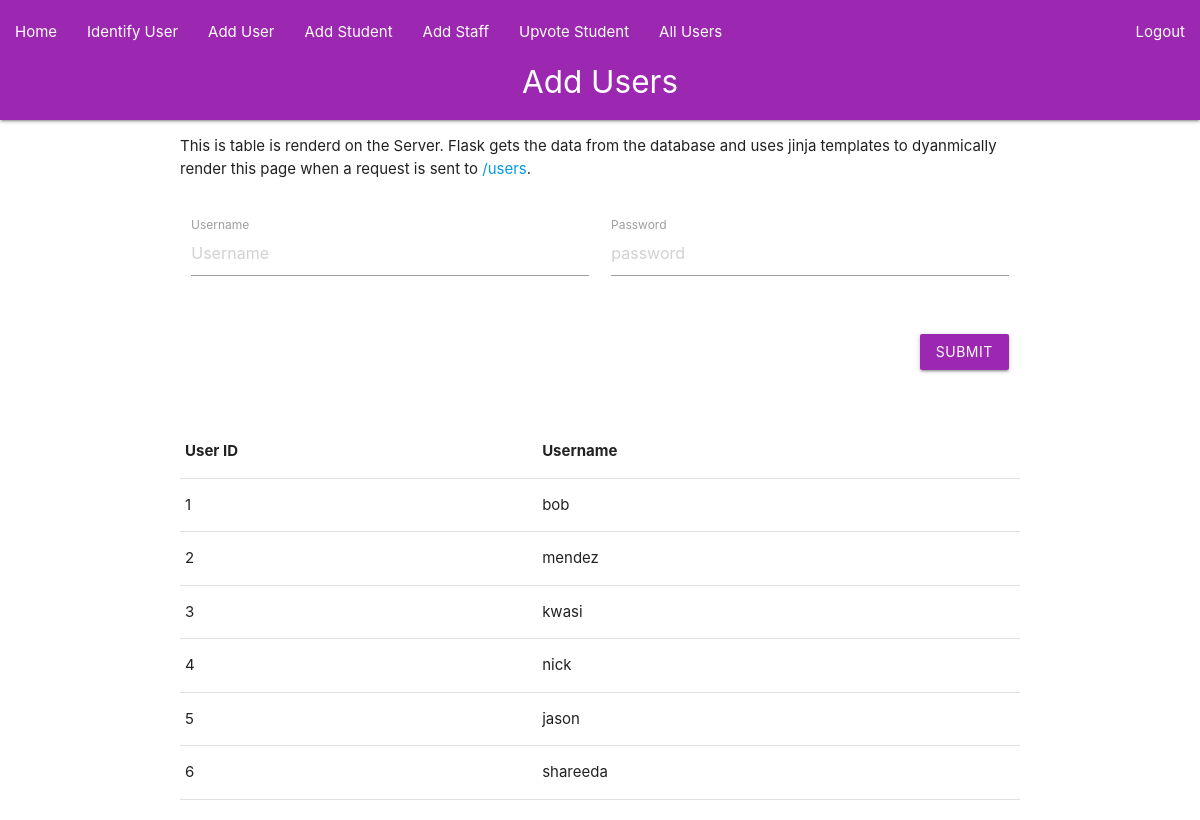
Screenshot of /users (signed in) with the database file from the repository.
### App/models/user.py (models this page shows, shortened)
class User(db.Model, UserMixin):
    __tablename__ = "user"
    id = db.Column(db.Integer, primary_key=True)
    username =  db.Column(db.String, nullable=False, unique=True)
    password = db.Column(db.String(120), nullable=False)
    user_type = db.Column(db.String(50))
    __mapper_args__ = {
        'polymorphic_identity': 'user',
        'polymorphic_on': user_type
    }

### App/models/student.py (models this page shows, shortened)
class Student(User):
    __tablename__ = "student"
    id = db.Column(db.Integer, db.ForeignKey('user.id'), primary_key=True)
    username =  db.Column(db.String, nullable=False, unique=True)
    email = db.Column(db.String(120), nullable=False)
    num_upvotes = db.Column(db.Integer, default=0)
    __mapper_args__ = {
        'polymorphic_identity': 'student',
    }

### App/models/staff.py (models this page shows, shortened)
class Staff(User):
    __tablename__ = "staff"
    id = db.Column(db.Integer, db.ForeignKey('user.id'), primary_key=True)
    username =  db.Column(db.String, nullable=False, unique=True)
    email = db.Column(db.String(120), nullable=False)
    upvotes_made = db.Column(db.Integer, default=0)
    __mapper_args__ = {
        'polymorphic_identity': 'staff'
    }

### App/views/user.py (the view)
@user_views.route('/users', methods=['GET'])
def get_user_page():
    users = get_all_users()
    return render_template('users.html', users=users)

### App/controllers/auth.py (called while the page is built)
def setup_jwt(app):
    jwt = JWTManager(app)
    @jwt.user_identity_loader
    def user_identity_lookup(identity):
        user = User.query.filter_by(username=identity).one_or_none()
        if user:
            return user.username
        return None
    @jwt.user_lookup_loader
    def user_lookup_callback(_jwt_header, jwt_data):
        identity = jwt_data["sub"]  # This is the username
        print("User Identity: " + identity)
        return User.query.filter_by(username=identity).one_or_none()
    return jwt

def add_auth_context(app):
    @app.context_processor
    def inject_user():
        try:
            verify_jwt_in_request()
            username = get_jwt_identity()  # Now it correctly retrieves the username
            current_user = User.query.filter_by(username=username).one_or_none()
            is_authenticated = current_user is not None
        except Exception as e:
            print(e)
            is_authenticated = False
            current_user = None
        return dict(is_authenticated=is_authenticated, current_user=current_user)

### App/controllers/user.py (called while the page is built)
def get_all_users():
    return User.query.all()

### App/templates/users.html (shortened to what this page needs)
{% extends "layout.html" %}
{% block page %}Add Users{% endblock %}
{% block content %}
    <div class="row">
        <p>
            This is table is renderd on the Server. Flask gets the data from the database and uses jinja templates to dyanmically render this page when a request is sent to <a href="/users">/users</a>.
        </p>
    </div>
    <div class="row">
      <form class="col s12" method="POST" action="/users">
        <div class="row">
          <div class="input-field col s6">
            <input placeholder="Username" name="username" type="text" class="validate">
            <label for="username">Username</label>
          </div>
          <div class="input-field col s6">
            <input placeholder="password" name="password" type="password" class="validate">
            <label for="password">Password</label>
          </div>
        </div>
        <div class="row">
          <div class="input-field col s12">
            <button class="btn waves-effect waves-light right purple" type="submit" name="action">Submit</button>
          </div>
        </div>
      </form>
    </div>
    <div class="row">
      <table>
        <thead>
          <tr>
            <th>User ID</th><th>Username</th>
          </tr>
        </thead>
        <tbody>
          {% for user in users %}
            <tr>
                <td>{{user.id}}</td>
                <td>{{user.username}}</td>
            </tr>
          {% endfor %}
      </table>
    </div>
{% endblock %}

### rows the page displays
User: id "1", username "bob"
User: id "2", username "mendez"
User: id "3", username "kwasi"
Student: id "4", username "nick"
Student: id "5", username "jason"
Staff: id "6", username "shareeda"
